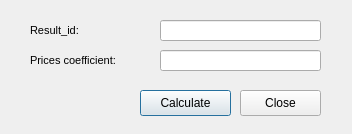
<?xml version="1.0" encoding="UTF-8"?>
<ui version="4.0">
 <class>Dialog</class>
 <widget class="QDialog" name="Dialog">
  <property name="geometry">
   <rect>
    <x>0</x>
    <y>0</y>
    <width>352</width>
    <height>134</height>
   </rect>
  </property>
  <property name="windowTitle">
   <string>Dialog</string>
  </property>
  <widget class="QLineEdit" name="text_prices_coeficient">
   <property name="enabled">
    <bool>true</bool>
   </property>
   <property name="geometry">
    <rect>
     <x>160</x>
     <y>50</y>
     <width>161</width>
     <height>21</height>
    </rect>
   </property>
   <property name="font">
    <font>
     <family>Arial</family>
     <italic>true</italic>
    </font>
   </property>
   <property name="text">
    <string/>
   </property>
   <property name="alignment">
    <set>Qt::AlignLeading|Qt::AlignLeft|Qt::AlignTop</set>
   </property>
  </widget>
  <widget class="QLabel" name="label_prices_coefficient">
   <property name="geometry">
    <rect>
     <x>30</x>
     <y>50</y>
     <width>121</width>
     <height>21</height>
    </rect>
   </property>
   <property name="font">
    <font>
     <family>MS Shell Dlg 2</family>
     <pointsize>8</pointsize>
     <weight>50</weight>
     <bold>false</bold>
    </font>
   </property>
   <property name="text">
    <string>Prices coefficient:</string>
   </property>
  </widget>
  <widget class="QPushButton" name="btn_calculate">
   <property name="geometry">
    <rect>
     <x>140</x>
     <y>90</y>
     <width>91</width>
     <height>26</height>
    </rect>
   </property>
   <property name="text">
    <string>Calculate</string>
   </property>
  </widget>
  <widget class="QPushButton" name="btn_close">
   <property name="geometry">
    <rect>
     <x>240</x>
     <y>90</y>
     <width>81</width>
     <height>26</height>
    </rect>
   </property>
   <property name="text">
    <string>Close</string>
   </property>
  </widget>
  <widget class="QLabel" name="label_result_id">
   <property name="geometry">
    <rect>
     <x>30</x>
     <y>20</y>
     <width>111</width>
     <height>21</height>
    </rect>
   </property>
   <property name="font">
    <font>
     <family>MS Shell Dlg 2</family>
     <pointsize>8</pointsize>
     <weight>50</weight>
     <bold>false</bold>
    </font>
   </property>
   <property name="text">
    <string>Result_id:</string>
   </property>
  </widget>
  <widget class="QLineEdit" name="text_result_id">
   <property name="enabled">
    <bool>true</bool>
   </property>
   <property name="geometry">
    <rect>
     <x>160</x>
     <y>20</y>
     <width>161</width>
     <height>21</height>
    </rect>
   </property>
   <property name="font">
    <font>
     <family>Arial</family>
     <italic>true</italic>
    </font>
   </property>
   <property name="text">
    <string/>
   </property>
   <property name="alignment">
    <set>Qt::AlignLeading|Qt::AlignLeft|Qt::AlignTop</set>
   </property>
  </widget>
 </widget>
 <resources/>
 <connections/>
</ui>
